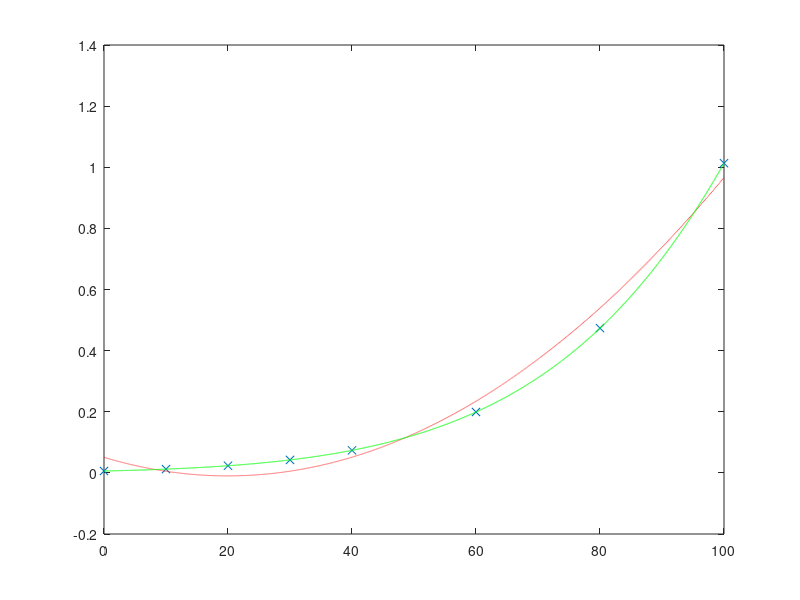

Here is the MATLAB script that generated this plot:
clear;
clc;

x = [0 10 20 30 40 60 80 100];
y = [0.0061 0.0123 0.0234 0.0424 0.0738 0.1992 0.4736 1.0133];

P1 = polyfit(x, y, 2);
P2 = polyfit(x, y, 7);

plot(x, y, 'x');

hold on;

x = 0:0.01:100;

plot(x, polyval(P1,x),'r --');

hold on;

plot(x, polyval(P2,x),'g');

hold off;

polyval(P1,45)

polyval(P2,45)
x2=[0 10 20 30 40 45 60 80 100];
y2 =[0.0061 0.0123 0.0234 0.0424 0.095848 0.0738 0.1992 0.4736 1.0133];
polyres=polyval(P2,x2);

E = max(abs(polyres-y2))